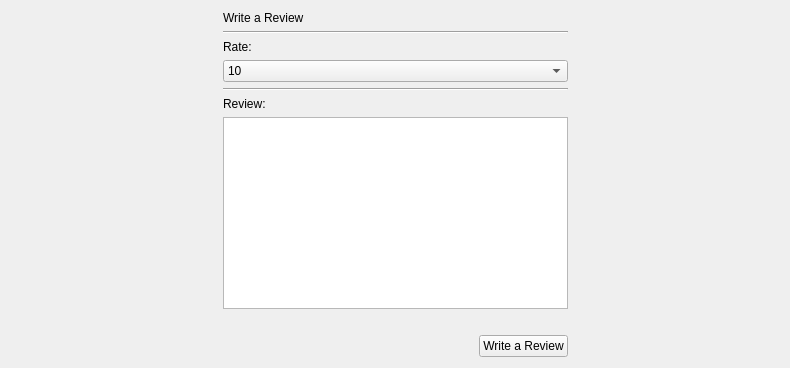
      <widget class="QWidget" name="page_writeReview">
       <layout class="QHBoxLayout" name="horizontalLayout_3">
        <item>
         <spacer name="horizontalSpacer_wr_1">
          <property name="orientation">
           <enum>Qt::Horizontal</enum>
          </property>
          <property name="sizeHint" stdset="0">
           <size>
            <width>212</width>
            <height>20</height>
           </size>
          </property>
         </spacer>
        </item>
        <item>
         <layout class="QGridLayout" name="gridLayout_writeReview">
          <item row="6" column="0" colspan="3">
           <widget class="QTextEdit" name="textEdit_wr_review"/>
          </item>
          <item row="2" column="0" colspan="3">
           <widget class="QLabel" name="label_wr_rating">
            <property name="text">
             <string>Rate:</string>
            </property>
           </widget>
          </item>
          <item row="3" column="0" colspan="3">
           <widget class="QComboBox" name="comboBox_wr_rating">
            <item>
             <property name="text">
              <string>10</string>
             </property>
            </item>
            <item>
             <property name="text">
              <string>9</string>
             </property>
            </item>
            <item>
             <property name="text">
              <string>8</string>
             </property>
            </item>
            <item>
             <property name="text">
              <string>7</string>
             </property>
            </item>
            <item>
             <property name="text">
              <string>6</string>
             </property>
            </item>
            <item>
             <property name="text">
              <string>5</string>
             </property>
            </item>
            <item>
             <property name="text">
              <string>4</string>
             </property>
            </item>
            <item>
             <property name="text">
              <string>3</string>
             </property>
            </item>
            <item>
             <property name="text">
              <string>2</string>
             </property>
            </item>
            <item>
             <property name="text">
              <string>1</string>
             </property>
            </item>
           </widget>
          </item>
          <item row="1" column="0" colspan="3">
           <widget class="Line" name="line_wr_1">
            <property name="orientation">
             <enum>Qt::Horizontal</enum>
            </property>
           </widget>
          </item>
          <item row="4" column="0" colspan="3">
           <widget class="Line" name="line_wr_2">
            <property name="orientation">
             <enum>Qt::Horizontal</enum>
            </property>
           </widget>
          </item>
          <item row="0" column="0" colspan="3">
           <widget class="QLabel" name="label_wr_info">
            <property name="text">
             <string>Write a Review</string>
            </property>
           </widget>
          </item>
          <item row="5" column="0" colspan="3">
           <widget class="QLabel" name="label_wr_review">
            <property name="text">
             <string>Review:</string>
            </property>
           </widget>
          </item>
          <item row="7" column="0" rowspan="2">
           <spacer name="horizontalSpacer_wr">
            <property name="orientation">
             <enum>Qt::Horizontal</enum>
            </property>
            <property name="sizeHint" stdset="0">
             <size>
              <width>40</width>
              <height>20</height>
             </size>
            </property>
           </spacer>
          </item>
          <item row="8" column="1" colspan="2">
           <widget class="QPushButton" name="pushButton_wr_review">
            <property name="text">
             <string>Write a Review</string>
            </property>
           </widget>
          </item>
          <item row="7" column="1" colspan="2">
           <widget class="QLabel" name="label_wr_amount">
            <property name="text">
             <string/>
            </property>
           </widget>
          </item>
         </layout>
        </item>
        <item>
         <spacer name="horizontalSpacer_wr_2">
          <property name="orientation">
           <enum>Qt::Horizontal</enum>
          </property>
          <property name="sizeHint" stdset="0">
           <size>
            <width>211</width>
            <height>20</height>
           </size>
          </property>
         </spacer>
        </item>
       </layout>
      </widget>
